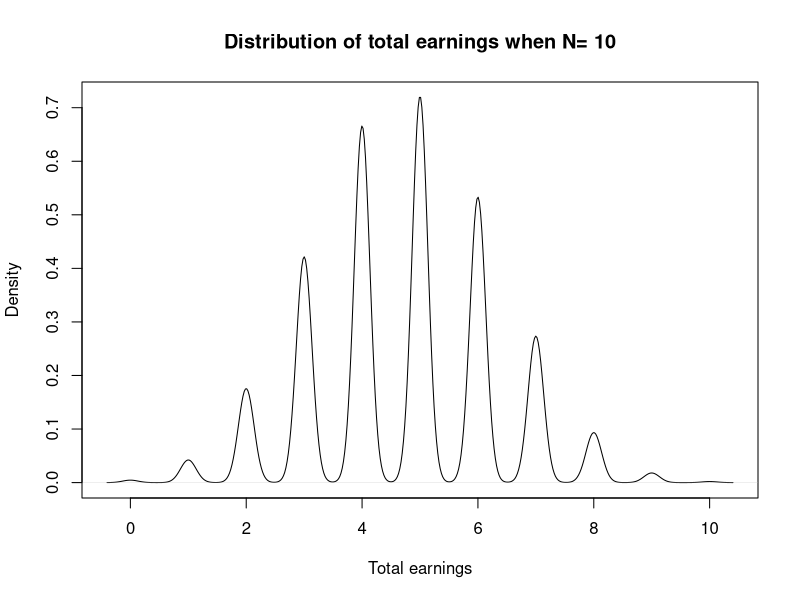
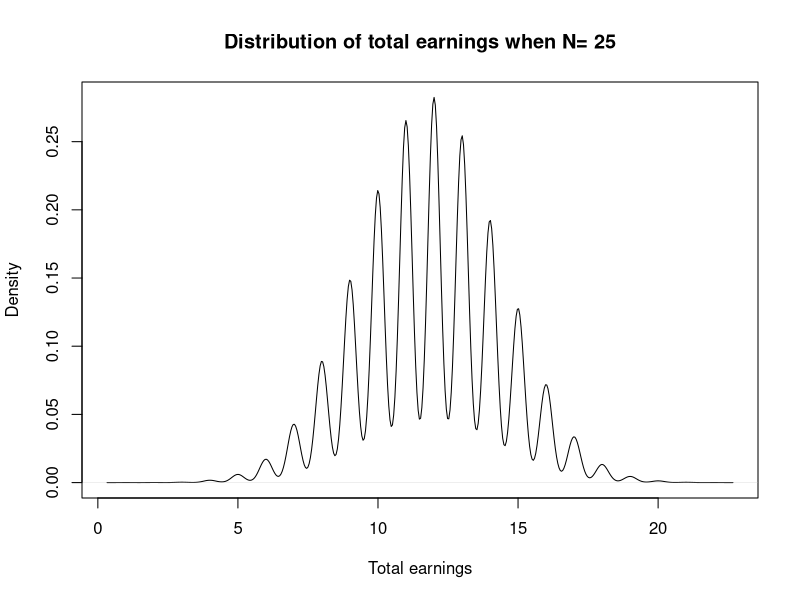
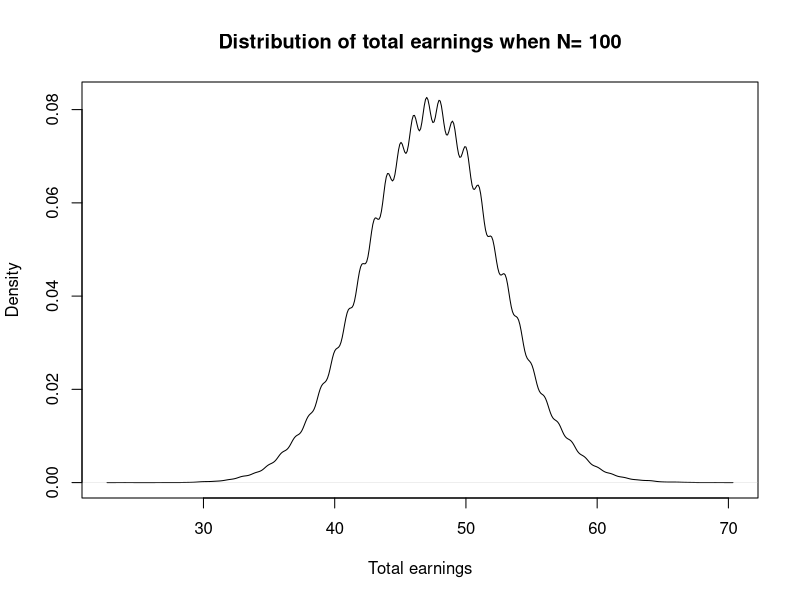
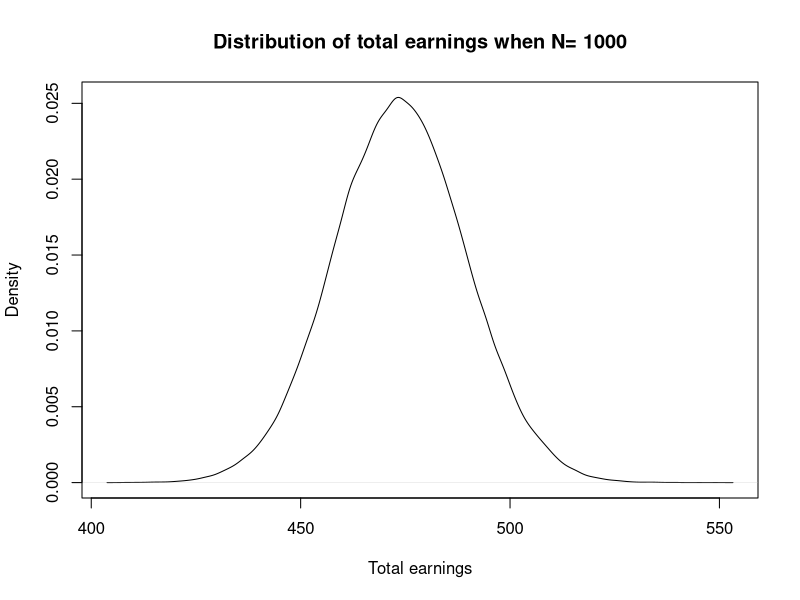
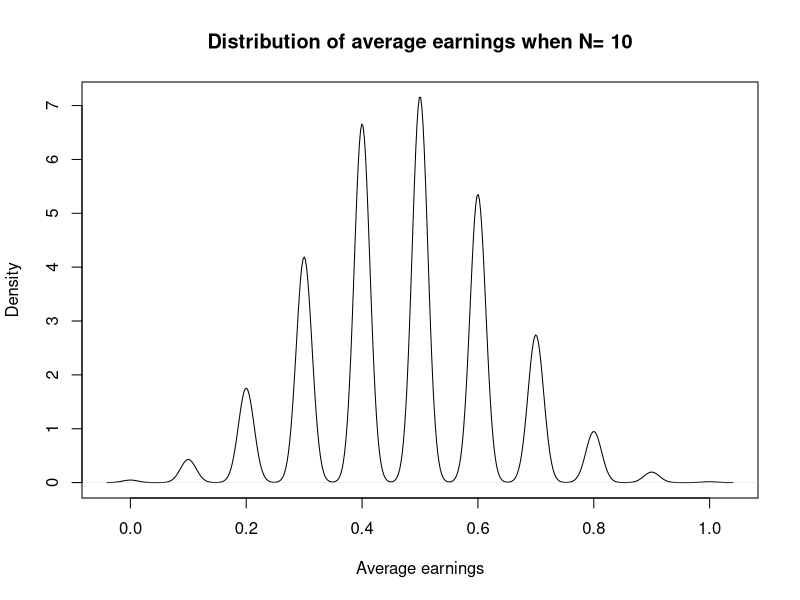
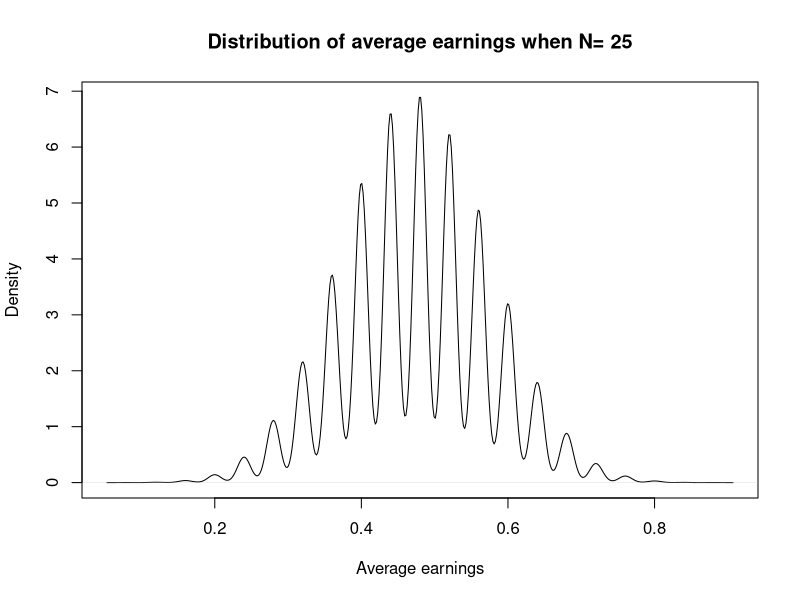
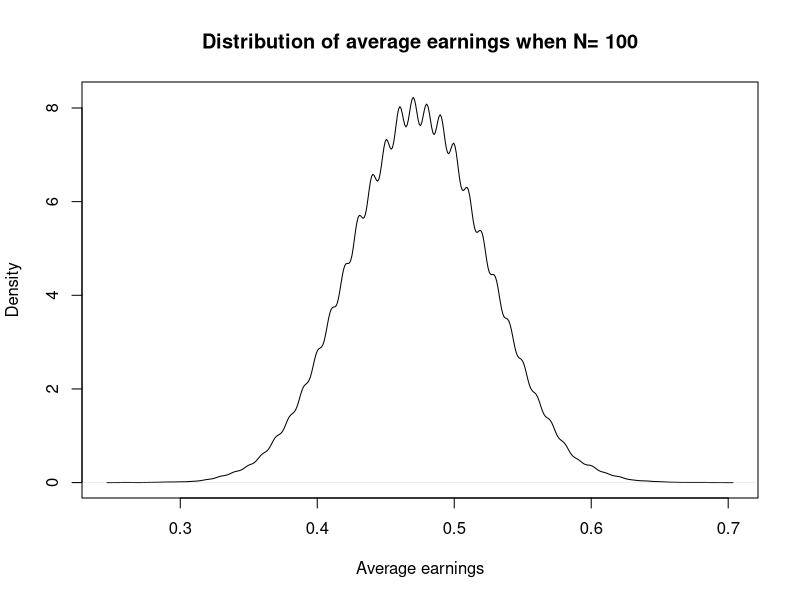
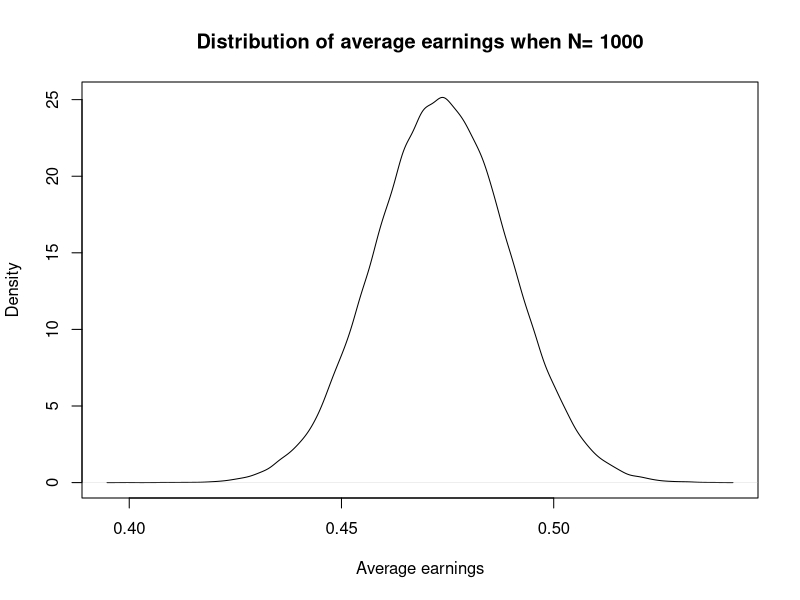

Reproduce these figures in R, in order.
## ---- chunk 1
roullete <- rep( c("red", "black", "green"), times = c(18,18,2))
get_outcome <- function(N) {
        bet <- sample(roullete, N, replace=T)
        sum(bet=="black")
}
## ---- chunk 2
N <- c(10,25,100,1000) 

# Distribution of total earnings
simulation1 <- function(N, B = 10^5){
        earnings <- replicate(B, get_outcome(N))
        plot(density(earnings), xlab="Total earnings", 
             main=paste("Distribution of total earnings when N=",N))       
        c(N, mean(earnings), sd(earnings))
}

summary1 <- as.data.frame(sapply(N, simulation1))
rownames(summary1) <- c("N","Mean","Standard error")
summary1[1,] <- format(summary1[1,],digits=2)
summary1

# Distribution of total earnings
simulation2 <- function(N, B = 10^5){
        earnings.average <- replicate(B, get_outcome(N))/N
        plot(density(earnings.average), xlab="Average earnings", 
             main=paste("Distribution of average earnings when N=",N))       
        c(N, mean(earnings.average), sd(earnings.average))
}

summary2 <- as.data.frame(sapply(N, simulation2))
rownames(summary2) <- c("N","Mean","Standard error")
summary2[1,] <- format(summary2[1,],digits=2)
summary2
## ---- chunk 3
# use CLT
mean25 <- 9/19*25
sd25 <- sqrt((9/19)*(1-9/19)*25)
1-pnorm(25, mean = mean25, sd = sd25)

# use Monte Carlo simulation

## ---- chunk 4
##Your code here
## ---- chunk 5
##your code here
## ---- chunk 6
##your code here
## ---- chunk 7
###your code here
## ---- chunk 8
##your code here
## ---- chunk 9
###your code here
## ---- chunk 10
##your code here
## ---- chunk 11
##your code here
## ---- chunk 12
##your code here
## ---- chunk 13
###your code here
## ---- chunk 14
loan <- 180000
loss_per_foreclosure <- 120000
p2 <- 0.05
interest_rate2 <- 0.05
B <- 10^5
outcomes1 <- replicate(B,{
  sample( c(-loss_per_foreclosure, interest_rate2*loan ), 2, replace=TRUE, prob=c(p2, 1-p2))
})
## ---- chunk 15
sum( outcomes1[1,] < 0 & outcomes1[2,]<0)/sum(outcomes1[1,]<0)
## ---- chunk 16
B <- 10^5
outcomes2 <- replicate(B,{
  add <- sample( c(-0.04,0.04), 1)
  sample( c(-loss_per_foreclosure, interest_rate2*loan ), 2, replace=TRUE, prob=c(p2+add, 1-(p2+add)))
})
## ---- chunk 17
sum( outcomes2[1,] < 0 & outcomes2[2,]<0)/sum(outcomes2[1,]<0)
## ---- chunk 18
###your code here
